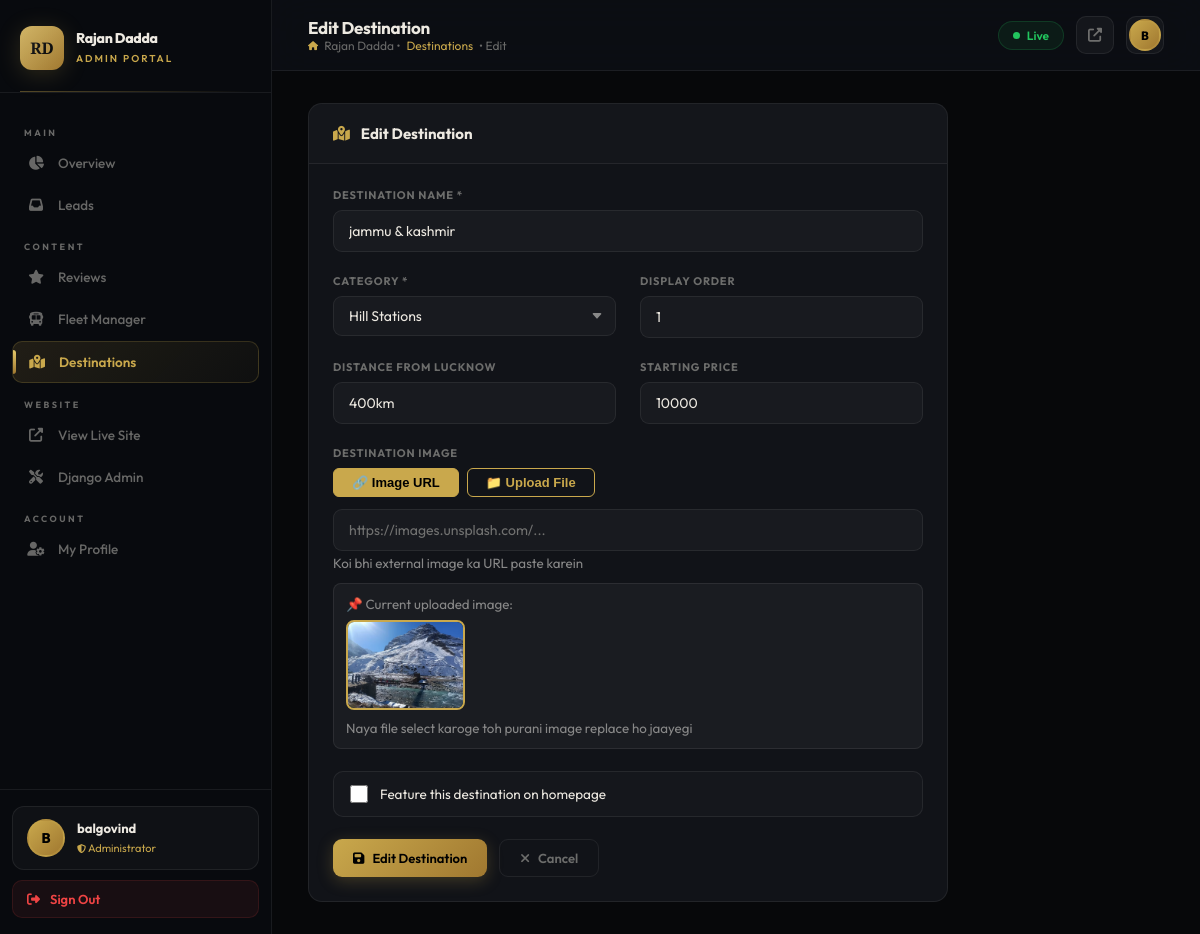
The page /dashboard/destinations/1/edit/ (signed in) on the database its author committed.
### home/models.py (models this page shows, shortened)
class Destination(models.Model):
    name = models.CharField(max_length=200)
    category = models.CharField(max_length=100) # hill, pilgrimage, historical, wildlife, religious
    distance = models.CharField(max_length=100)
    starting_price = models.CharField(max_length=100)
    image_url = models.URLField(max_length=500, blank=True, null=True)
    image = models.ImageField(upload_to='destinations/', blank=True, null=True)
    is_featured = models.BooleanField(default=False)
    order = models.IntegerField(default=0)
    class Meta:
        ordering = ['order']

### dashboard/views.py (the view, shortened to what this page needs)
# urls.py: path('destinations/<int:pk>/edit/', views.destination_edit, name='destination_edit'),
@login_required(login_url='dashboard_login')
def destination_edit(request, pk):
    destination = get_object_or_404(Destination, pk=pk)
    return render(request, 'dashboard/destination_form.html', {'action': 'Edit', 'destination': destination})

### dashboard/templatetags/dashboard_tags.py (called while the page is built)
@register.simple_tag
def unread_leads_count():
    return Lead.objects.filter(is_read=False).count()

### dashboard/templates/dashboard/destination_form.html (shortened to what this page needs)
{% extends 'dashboard/base.html' %}
{% block page_title %}{{ action }} Destination{% endblock %}
{% block breadcrumb %}<a href="{% url 'destinations_list_dashboard' %}" style="color:var(--gold);text-decoration:none;">Destinations</a> &bull; {{ action }}{% endblock %}
{% block content %}
<div style="max-width: 640px;">
    <div class="card">
        <div class="card-header">
            <h5><i class="fas fa-map-marked-alt" style="color: var(--gold); margin-right: 8px;"></i> {{ action }} Destination</h5>
        </div>
        <div class="card-body">
            <form method="POST" enctype="multipart/form-data">
                <div class="form-group">
                    <label class="form-label">Destination Name *</label>
                    <input type="text" name="name" class="form-control"
                        value="{{ destination.name|default:'' }}" required placeholder="e.g. Manali, Himachal Pradesh">
                </div>
                <div class="grid grid-2">
                    <div class="form-group">
                        <label class="form-label">Category *</label>
                        <select name="category" class="form-control form-select" required>
                            <option value="hill" {% if destination.category == 'hill' %}selected{% endif %}>Hill Stations</option>
                        </select>
                    </div>
                    <div class="form-group">
                        <label class="form-label">Display Order</label>
                        <input type="number" name="order" class="form-control"
                            value="{{ destination.order|default:0 }}" min="0">
                    </div>
                </div>
                <div class="grid grid-2">
                    <div class="form-group">
                        <label class="form-label">Distance from Lucknow</label>
                        <input type="text" name="distance" class="form-control"
                            value="{{ destination.distance|default:'' }}" placeholder="e.g. 560 km">
                    </div>
                    <div class="form-group">
                        <label class="form-label">Starting Price</label>
                        <input type="text" name="starting_price" class="form-control"
                            value="{{ destination.starting_price|default:'' }}" placeholder="e.g. ₹12,000">
                    </div>
                </div>
                <div class="form-group">
                    <label class="form-label">Destination Image</label>
                    <div style="display:flex; gap:8px; margin-bottom:12px;">
                        <button type="button" id="tabUrl" onclick="switchTab('url')"
                            style="padding:6px 18px; border-radius:6px; border:1px solid var(--gold); background:var(--gold); color:#000; font-weight:600; cursor:pointer; font-size:13px; transition:all 0.2s;">
                            🔗 Image URL
                        </button>
                        <button type="button" id="tabFile" onclick="switchTab('file')"
                            style="padding:6px 18px; border-radius:6px; border:1px solid var(--gold); background:transparent; color:var(--gold); font-weight:600; cursor:pointer; font-size:13px; transition:all 0.2s;">
                            📁 Upload File
                        </button>
                    </div>
                    <div id="urlSection">
                        <input type="url" name="image_url" class="form-control" id="imageUrlInput"
                            value="{{ destination.image_url|default:'' }}"
                            placeholder="https://images.unsplash.com/..."
                            oninput="previewImage(this.value)">
                        <small style="color:#888; margin-top:4px; display:block;">Koi bhi external image ka URL paste karein</small>
                    </div>
                    {% if destination.image %}
                    <div style="margin-top:12px; padding:12px; background:rgba(255,255,255,0.04); border-radius:8px; border:1px solid rgba(255,255,255,0.08);">
                        <small style="color:#888; display:block; margin-bottom:8px;">📌 Current uploaded image:</small>
                        <img src="{{ destination.image.url }}" alt="Current"
                            style="height:90px; border-radius:8px; object-fit:cover; border:2px solid var(--gold);">
                        <small style="color:#888; display:block; margin-top:6px;">Naya file select karoge toh purani image replace ho jaayegi</small>
                    </div>
                    {% endif %}
                </div>
                <div class="form-group">
                    <div class="form-check">
                        <input type="checkbox" name="is_featured" id="is_featured"
                            {% if destination.is_featured %}checked{% endif %}>
                        <label for="is_featured">Feature this destination on homepage</label>
                    </div>
                </div>
                <div style="display: flex; gap: 12px; margin-top: 8px;">
                    <button type="submit" class="btn btn-gold"><i class="fas fa-save"></i> {{ action }} Destination</button>
                    <a href="{% url 'destinations_list_dashboard' %}" class="btn btn-outline"><i class="fas fa-times"></i> Cancel</a>
                </div>
            </form>
        </div>
    </div>
</div>
{% endblock %}

### dashboard/templates/dashboard/base.html (shortened to what this page needs)
{% load static dashboard_tags %}
<!DOCTYPE html>
<html lang="en">
<head>
    <link href="https://cdnjs.cloudflare.com/ajax/libs/font-awesome/6.4.0/css/all.min.css" rel="stylesheet">
</head>
<body>
<aside class="sidebar">
    <div class="sidebar-logo">
        <div class="logo-emblem">RD</div>
        <div class="logo-text">
            <strong>Rajan Dadda</strong>
            <span>Admin Portal</span>
        </div>
    </div>
    <nav class="sidebar-nav">
        <div class="nav-section-label">Main</div>
        <a href="{% url 'dashboard_home' %}" class="nav-item {% if request.resolver_match.url_name == 'dashboard_home' %}active{% endif %}">
            <i class="fas fa-chart-pie"></i> Overview
        </a>
        <a href="{% url 'leads_list' %}" class="nav-item {% if 'leads' in request.resolver_match.url_name %}active{% endif %}">
            <i class="fas fa-inbox"></i> Leads
            {% unread_leads_count as unread_count %}
        </a>
        <div class="nav-section-label">Content</div>
        <a href="{% url 'reviews_list_dashboard' %}" class="nav-item {% if 'review' in request.resolver_match.url_name %}active{% endif %}">
            <i class="fas fa-star"></i> Reviews
        </a>
        <a href="{% url 'fleet_list_dashboard' %}" class="nav-item {% if 'fleet' in request.resolver_match.url_name %}active{% endif %}">
            <i class="fas fa-bus"></i> Fleet Manager
        </a>
        <a href="{% url 'destinations_list_dashboard' %}" class="nav-item {% if 'destination' in request.resolver_match.url_name %}active{% endif %}">
            <i class="fas fa-map-marked-alt"></i> Destinations
        </a>
        <div class="nav-section-label">Website</div>
        <a href="{% url 'home' %}" target="_blank" class="nav-item">
            <i class="fas fa-external-link-alt"></i> View Live Site
        </a>
        <a href="/admin/" target="_blank" class="nav-item">
            <i class="fas fa-tools"></i> Django Admin
        </a>
        <div class="nav-section-label">Account</div>
        <a href="{% url 'profile_edit' %}" class="nav-item {% if 'profile' in request.resolver_match.url_name %}active{% endif %}">
            <i class="fas fa-user-cog"></i> My Profile
        </a>
    </nav>
    <div class="sidebar-footer">
        <a href="{% url 'profile_edit' %}" class="sidebar-user">
            <div class="user-avatar">
                {% if request.user.admin_profile.profile_image %}
                    <img src="{{ request.user.admin_profile.profile_image.url }}" alt="Profile">
                {% else %}
                    {{ request.user.username|first|upper }}
                {% endif %}
            </div>
            <div class="user-info">
                <strong>{{ request.user.get_full_name|default:request.user.username }}</strong>
                <small><i class="fas fa-shield-alt" style="font-size:9px;"></i> Administrator</small>
            </div>
        </a>
        <a href="{% url 'dashboard_logout' %}" class="logout-btn">
            <i class="fas fa-sign-out-alt"></i> Sign Out
        </a>
    </div>
</aside>
<div class="main-content">
    <div class="topbar">
        <div class="topbar-left">
            <div>
                <div class="topbar-title">{% block page_title %}Dashboard{% endblock %}</div>
                <div class="topbar-breadcrumb">
                    <i class="fas fa-home" style="color:var(--gold);"></i>
                    Rajan Dadda &bull; {% block breadcrumb %}Admin{% endblock %}
                </div>
            </div>
        </div>
        <div class="topbar-actions">
            <div class="live-badge">
                <span class="live-dot"></span>
                Live
            </div>
            <a href="{% url 'home' %}" target="_blank" class="topbar-icon-btn" title="View Site">
                <i class="fas fa-external-link-alt"></i>
            </a>
            <a href="{% url 'profile_edit' %}" class="topbar-icon-btn" title="Profile">
                <div class="user-avatar" style="width:32px;height:32px;font-size:12px;">
                    {% if request.user.admin_profile.profile_image %}
                        <img src="{{ request.user.admin_profile.profile_image.url }}" alt="P">
                    {% else %}
                        {{ request.user.username|first|upper }}
                    {% endif %}
                </div>
            </a>
        </div>
    </div>
    <div class="page-body">
        {% block content %}{% endblock %}
    </div>
</div>
</body>
</html>

### rows shown on the page
Destination: name "jammu & kashmir", category "Hill Stations", order "1", distance "400km", starting_price "10000", image (picture)

### other values the page prints
{{ request.user.username|first|upper }} "B"
{{ request.user.get_full_name|default:request.user.username }} "balgovind"
{{ action }} "Edit"
